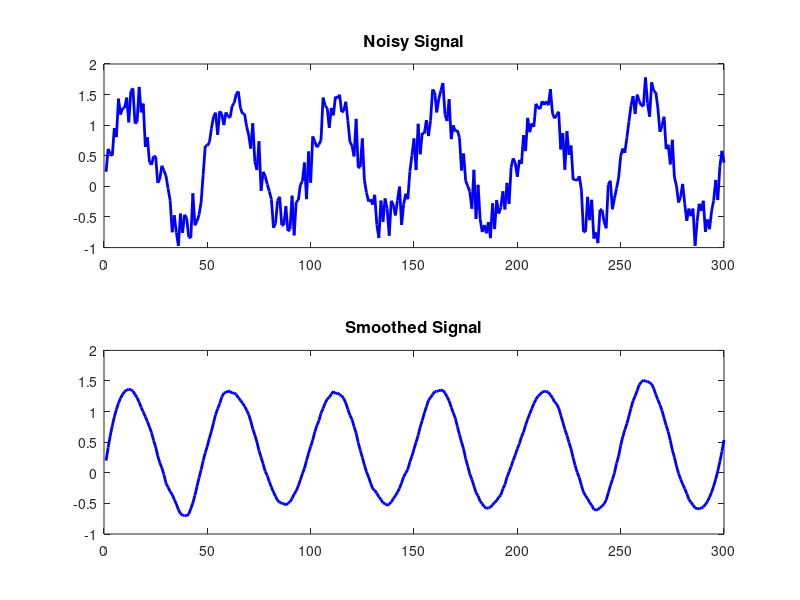

Recreate this plot in MATLAB.
x = 1 : 300;
period = 50;
fontSize =12;
y = sin(2*pi*x/period);
noiseAmplitude = 0.8;
y = y + noiseAmplitude * rand(size(y)); %you don't want to add noise, this is just for testing
subplot(2,1,1);
plot(x, y, 'b-', 'LineWidth', 2);
title('Noisy Signal', 'FontSize', fontSize);

set(gcf, 'Units', 'Normalized', 'OuterPosition', [0 0 1 1]);

set(gcf, 'Name', 'Demo by ImageAnalyst', 'NumberTitle', 'Off') 

% Now smooth with a Savitzky-Golay sliding polynomial filter
windowWidth = 27;
polynomialOrder = 3;
smoothY = sgolayfilt(y, polynomialOrder, windowWidth);
subplot(2,1,2);
plot(x, smoothY, 'b-', 'LineWidth', 2);
title('Smoothed Signal', 'FontSize', fontSize);